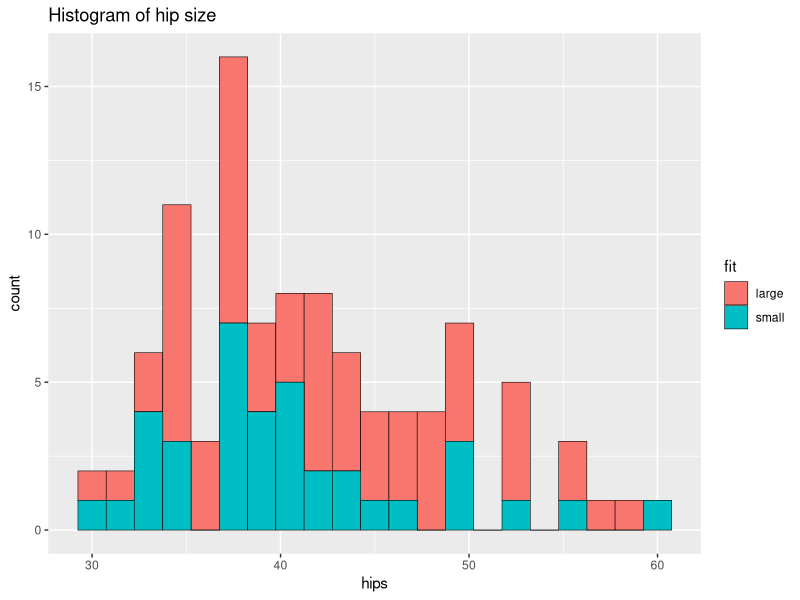
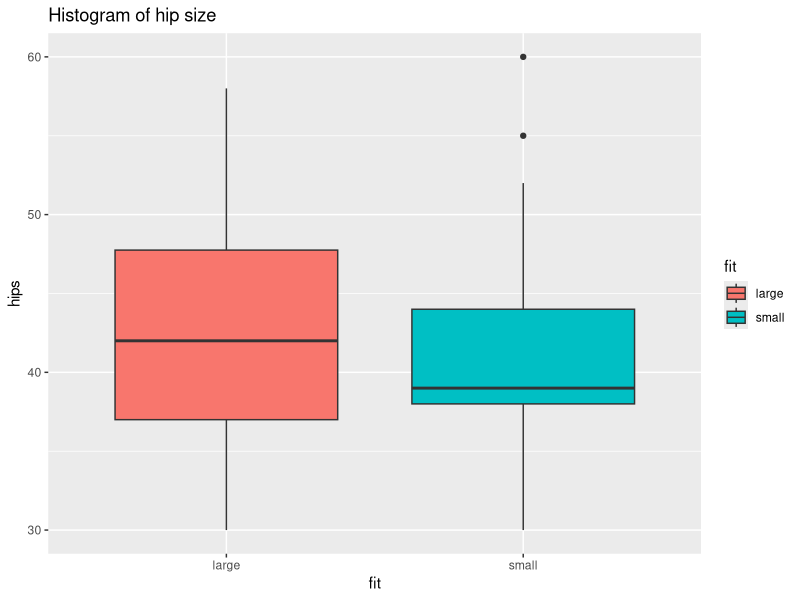

R code for these plots, in order:
## ---- chunk 1
library(readr)
library(dplyr)
modcloth_sample <- read_csv("data/modcloth_sample.csv")[,-1] %>% select(-user_name)
head(modcloth_sample, 10)
## ---- chunk 2
table(modcloth_sample$fit)
## ---- chunk 3
not_fit <- modcloth_sample %>% filter(fit != "fit")
head(not_fit, 10)
## ---- chunk 4
library(ggplot2)
not_fit <- not_fit %>% filter(!is.na(hips)) %>% filter(!is.na(fit))
ggplot(not_fit, aes(x=hips, fill=fit)) + 
  geom_histogram(col="black", lwd=0.2, binwidth=1.5) + 
  ggtitle("Histogram of hip size")
## ---- chunk 5
not_fit <- not_fit %>% filter(!is.na(hips)) %>% filter(!is.na(fit))
ggplot(not_fit, aes(y=hips, x=fit, fill=fit)) + 
  geom_boxplot(lwd=0.5) + 
  ggtitle("Histogram of hip size")
## ---- chunk 6
not_fit <- not_fit %>% select(fit, hips) %>% arrange(hips)
head(not_fit, 10)
## ---- chunk 7
assign_wrs <- function(obs) {
  ranks <- c()            # * CREATE EMPTY VECTOR TO SAVE RANKS
  this_rank <- 1          # * START WITH RANK 1
  
  # * FOR EACH OF THE UNIQUE VALUES OF OBSERVATIONS
  for(ix in 1:length(unique(obs))) {
    
    # * CHECK IF THERE ARE DUPLICATED OBSERVATIONS
    these_ix <- which(obs == unique(obs)[ix])
    
      # * IF THERE ARE NO DUPLICATES, ASSIGN STANDARD RANK
      if (length(these_ix)==1) {
        ranks <- c(ranks, this_rank)
        this_rank <- length(ranks) + 1
      
      # * IF THERE ARE DUPLICATES, ASSIGN AN AVERAGED RANK
      } else {
          these_ranks <- rep(mean(c(this_rank, this_rank+length(these_ix)-1)), length(these_ix))
          ranks <- c(ranks, these_ranks)
          this_rank <- length(ranks) + 1
      }
  }
  
  # * OUTPUT RANKS
  ranks
}
## ---- chunk 8
# * APPLY FUNCTION USING MUTATE
not_fit <- not_fit %>% mutate(rank=assign_wrs(hips))
head(not_fit, 10)
## ---- chunk 9
not_fit %>% filter(fit=="large") %>% summarize(sum(rank))
## ---- chunk 10
not_fit %>% filter(fit=="small") %>% summarize(sum(rank))
## ---- chunk 11
not_fit %>% group_by(fit) %>% summarize(n=n())
## ---- chunk 12
n_l <- 62
n_s <- 37
not_fit %>% summarize(mu_w=n_s*(n_s+n_l+1)/2,
                      sigma_w=sqrt(n_s*n_l*(n_s+n_l+1)/12),
                      z_w=(1688.5-mu_w)/sigma_w)
## ---- chunk 13
2*pnorm(-1.168063, lower.tail=TRUE)
## ---- chunk 14
wilcox.test(x=not_fit %>% filter(fit=="large") %>% pull(hips),
            y=not_fit %>% filter(fit=="small") %>% pull(hips),
            paired=FALSE, correct=TRUE)
## ---- chunk 15
t.test(x=not_fit %>% filter(fit=="large") %>% pull(hips),
       y=not_fit %>% filter(fit=="small") %>% pull(hips),
       paired=FALSE)
